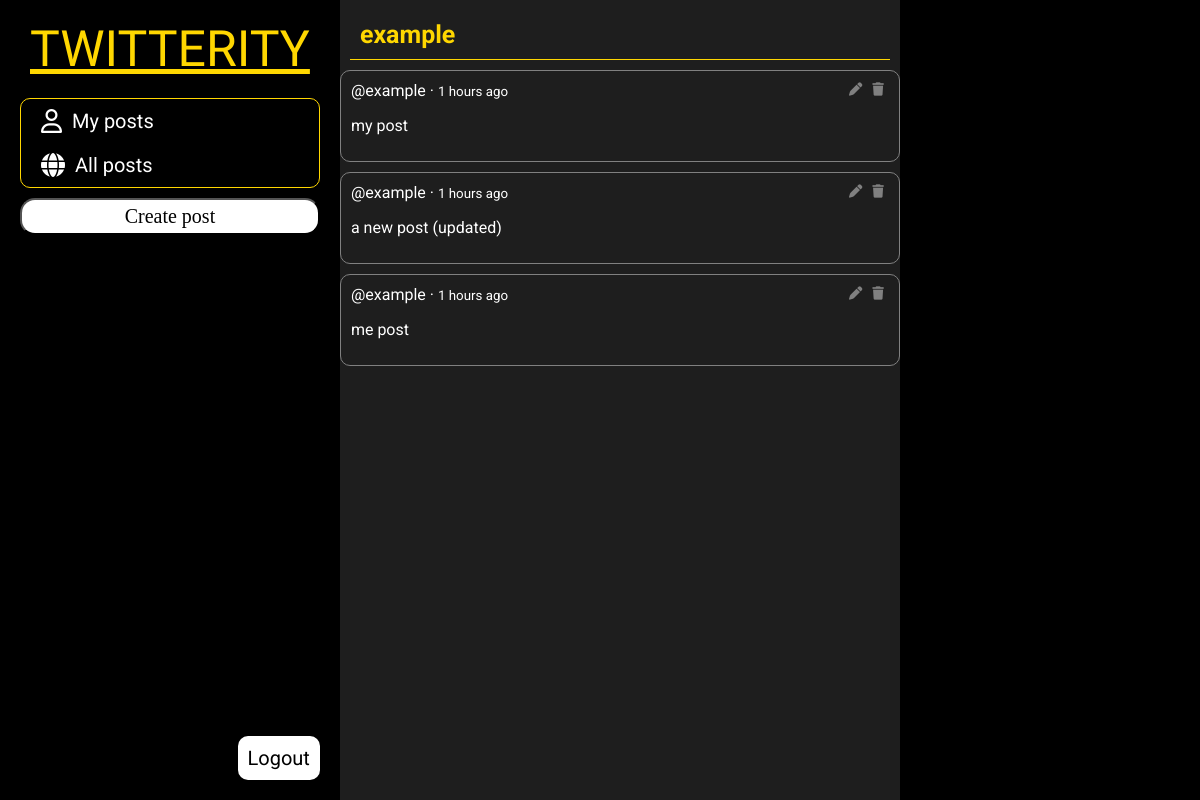
The app's page /dashboard (signed in) with its own data.
### tables this page shows
CREATE TABLE posts (
                id INTEGER PRIMARY KEY AUTOINCREMENT,
                user_id INTEGER NOT NULL,
                content TEXT NOT NULL,
                created_at DATETIME DEFAULT CURRENT_TIMESTAMP,
                FOREIGN KEY (user_id) REFERENCES users(id)
            );

### controllers/PageController.php (called while the page is built, shortened)
<?php
require_once __DIR__ . '/../classes/Auth.php';
require_once __DIR__ . '/PostController.php';
class PageController {
    public static function dashboard() {
        $userId = Auth::getCurrentUserId();
        $posts = PostController::getUserPosts($userId);
        View::renderWithLayout('partials/dashboard-content', [
            'posts' => $posts,
            'pageTitle' => 'My Posts',
            'includeFontAwesome' => true,
            'includeJQuery' => true,
            'includeScript' => true
        ]);
    }
}

### classes/Router.php (called while the page is built, shortened)
<?php
class Router {
    private static $routes = [];
    private static function addRoute($methods, $uri, $controller, $action) {
        if (!is_array($methods)) {
            $methods = [$methods];
        }
        foreach ($methods as $method) {
            self::$routes[$method][$uri] = [
                'controller' => $controller,
                'action' => $action
            ];
        }
    }
    public static function dispatch() {
        $method = $_SERVER['REQUEST_METHOD'];
        $uri = self::getUri();
        if (isset(self::$routes[$method][$uri])) {
            return self::executeRoute(self::$routes[$method][$uri]);
        }
    }
    private static function getUri() {
        $uri = $_SERVER['REQUEST_URI'];
        return $uri;
    }
    private static function executeRoute($route) {
        $controllerName = $route['controller'];
        if (strpos($controllerName, '::') !== false) {
            list($class, $method) = explode('::', $controllerName);
            if (class_exists($class) && method_exists($class, $method)) {
                return $class::$method();
            }
        }
    }
}

### index.php (called while the page is built, shortened)
<?php
require_once __DIR__ . '/classes/Environment.php';
require_once __DIR__ . '/classes/Database.php';
require_once __DIR__ . '/classes/Post.php';
require_once __DIR__ . '/classes/Auth.php';
require_once __DIR__ . '/classes/Router.php';
require_once __DIR__ . '/controllers/PostController.php';
require_once __DIR__ . '/controllers/PageController.php';
Router::dispatch();

### classes/Auth.php (called while the page is built, shortened)
<?php
class Auth {
    public static function getCurrentUserId() {
        return $_SESSION['userid'] ?? null;
    }
    public static function getCurrentUserName() {
        return $_SESSION['name'] ?? null;
    }
}

### classes/Environment.php (called while the page is built, shortened)
<?php
class Environment {
    private static $env = [];
    public static function load($filePath = '.env') {
        $lines = file($filePath, FILE_IGNORE_NEW_LINES | FILE_SKIP_EMPTY_LINES);
        foreach ($lines as $line) {
            if (strpos($line, '=') !== false) {
                list($key, $value) = explode('=', $line, 2);
                $key = trim($key);
                $value = trim($value);
                self::$env[$key] = $value;
            }
        }
    }
    public static function get($key, $default = null) {
        return self::$env[$key] ?? $default;
    }
}

### classes/Database.php (called while the page is built, shortened)
<?php
require_once __DIR__ . '/Environment.php';
class Database {
    private static $instance = null;
    private $connection;
    private $dbType;
    private $config;
    private function __construct() {
        $this->dbType = Environment::get('DB_TYPE', 'sqlite');
    }
    public static function getInstance() {
        if (self::$instance === null) {
            self::$instance = new self();
        }
        return self::$instance;
    }
    private function loadConfig() {
        if ($this->dbType === 'mysql') {
            $this->config = [
                'host' => Environment::get('DB_MYSQL_HOST', 'localhost'),
                'port' => Environment::get('DB_MYSQL_PORT', '3306'),
                'database' => Environment::get('DB_MYSQL_DATABASE', 'twitterity'),
                'username' => Environment::get('DB_MYSQL_USERNAME', 'root'),
                'password' => Environment::get('DB_MYSQL_PASSWORD', ''),
                'charset' => Environment::get('DB_MYSQL_CHARSET', 'utf8mb4')
            ];
        } else {
            $this->config = [
                'path' => Environment::get('DB_SQLITE_PATH', 'database.sqlite')
            ];
        }
    }
    private function connect() {
        try {
            if ($this->dbType === 'mysql') {
                $dsn = "mysql:host={$this->config['host']};port={$this->config['port']};dbname={$this->config['database']};charset={$this->config['charset']}";
                $this->connection = new PDO($dsn, $this->config['username'], $this->config['password']);
            } else {
                $sqlitePath = __DIR__ . '/../' . $this->config['path'];
                $this->connection = new PDO('sqlite:' . $sqlitePath);
            }
            $this->connection->setAttribute(PDO::ATTR_ERRMODE, PDO::ERRMODE_EXCEPTION);
            $this->connection->setAttribute(PDO::ATTR_DEFAULT_FETCH_MODE, PDO::FETCH_ASSOC);
        } catch (PDOException $e) {
            die("Error: Database connection failed. " . $e->getMessage());
        }
    }
    private function createSQLiteTables() {
        $this->connection->exec("
            CREATE TABLE IF NOT EXISTS users (
                id INTEGER PRIMARY KEY AUTOINCREMENT,
                name TEXT NOT NULL,
                email TEXT UNIQUE NOT NULL,
                password TEXT NOT NULL,
                created_at DATETIME DEFAULT CURRENT_TIMESTAMP
            )
        ");
        $this->connection->exec("
            CREATE TABLE IF NOT EXISTS posts (
                id INTEGER PRIMARY KEY AUTOINCREMENT,
                user_id INTEGER NOT NULL,
                content TEXT NOT NULL,
                created_at DATETIME DEFAULT CURRENT_TIMESTAMP,
                FOREIGN KEY (user_id) REFERENCES users(id)
            )
        ");
    }
    public function prepare($sql) {
        return $this->connection->prepare($sql);
    }
}

### classes/Post.php (called while the page is built, shortened)
<?php
require_once 'Database.php';
class Post {
    public static function getPostsByUserId($userId) {
        $db = Database::getInstance();
        $stmt = $db->prepare("SELECT * FROM posts WHERE user_id = ? ORDER BY created_at DESC");
        $stmt->execute([$userId]);
        return $stmt->fetchAll();
    }
    public static function calculateTimeAgo($datetime) {
        $now = new DateTime();
        $created_at = new DateTime($datetime);
        $diff = $now->diff($created_at);
        if ($diff->y > 0) {
            return $diff->y . ' years ago';
        } elseif ($diff->m > 0) {
            return $diff->m . ' months ago';
        } elseif ($diff->d > 0) {
            return $diff->d . ' days ago';
        } elseif ($diff->h > 0) {
            return $diff->h . ' hours ago';
        } elseif ($diff->i > 0) {
            return $diff->i . ' minutes ago';
        } elseif ($diff->s > 0) {
            return $diff->s . ' seconds ago';
        }
        return 'just now';
    }
}

### controllers/PostController.php (called while the page is built, shortened)
<?php
require_once __DIR__ . '/../classes/Post.php';
require_once __DIR__ . '/../classes/Auth.php';
class PostController {
    public static function getUserPosts($userId) {
        return Post::getPostsByUserId($userId);
    }
}

### views/partials/dashboard-content.php (the view, shortened to what this page needs)
<div class="wrapper">
    <div class="aside-1">
        <div class="aside-1-1">
            <div class="header">
                <a href="/dashboard" class="logo">Twitterity</a>
                <nav class="navbar">
                    <a href="/dashboard"><i class="fa-regular fa-user"></i>My posts</a>
                    <a href="/posts"><i class="fa-solid fa-globe"></i>All posts</a>
                </nav>
                <div class="crtpost" id="createPost"><button>Create post</button></div>
                <span class="logout"><a href="/logout">Logout</a></span>
            </div>
        </div>
    </div>
    <div class="main">
        <div class="welcome"><?php echo Auth::getCurrentUserName();?></div>
        <div class="vievpost">
            <div class="postlist">
                <?php if (!empty($posts)): ?>
                    <?php foreach ($posts as $post): ?>
                        <div class="vievpostitem" id="post-<?php echo $post['id']; ?>">
                            <div class="post-actions">
                                <button class="btn-delete" onclick="deletePost(<?php echo $post['id']; ?>)"><i class="fa-solid fa-trash"></i></button>
                                <button class="btn-edit" onclick="editPost(<?php echo $post['id']; ?>)"><i class="fa-solid fa-pen"></i></button>
                                <?php $time_ago = Post::calculateTimeAgo($post['created_at']); ?>
                                <?php echo '@' . Auth::getCurrentUserName() . ' &middot ' . '<small>' . $time_ago . '</small>' ?>
                                <p><?php echo htmlspecialchars($post['content']); ?></p>
                            </div>
                        </div>
                    <?php endforeach; ?>
                <?php else: ?>
                    <p class="no-posts">You have no posts yet</p>
                <?php endif; ?>
            </div>
        </div>
    </div>
    <div class="aside-2"></div>
</div>

### css/style.css (style rules this page uses)
html { font-family: Roboto, sans-serif; }
body { margin: 0; }
.wrapper { display: flex; flex-flow: row nowrap; height: 100vh; }
.wrapper > * { padding: 10px; flex: 1; }
.aside-1 { background: black; }
.main { background: #1e1e1e; padding: 0; }
.aside-2 { background: black; }
@media all and (min-width: 600px) { .aside-1 { flex: 1 1 0; } }
@media all and (min-width: 600px) { .aside-2 { flex: 1 1 0; } }
@media all and (min-width: 800px) { .main { flex: 2 1 0; } }
@media all and (min-width: 800px) { .aside-1 { order: 1; } }
@media all and (min-width: 800px) { .main { order: 2; } }
@media all and (min-width: 800px) { .aside-2 { order: 3; } }
.aside-1-1 { display: flex; justify-content: flex-end; height: 100%; }
.header { position: relative; padding: 10px 10px; }
.logo { font-family: jaro, sans-serif; color: #ffd700; text-transform: uppercase; font-size: 50px; padding: 10px 10px; margin-bottom: 20px; }
.navbar { display: flex; flex-direction: column; justify-content: space-around; border: 1px #ffd700 solid; gap: 10px; margin-top: 20px; padding: 5px 10px; border-radius: 10px; }
.navbar a { display: flex; align-items: center; gap: 10px; color: white; text-decoration: none; font-size: 20px; padding: 5px 10px; transition: all 0.3s ease; }
.navbar i { font-size: 24px; }
.crtpost { font-size: 20px; margin-top: 10px; text-align: center; cursor: pointer; }
.crtpost button { display: block; width: 100%; font-size: 20px; font-family: tim; padding: 5px; text-decoration: none; color: black; background: white; border-radius: 15px; }
.logout { background: white; padding: 10px 10px; border-radius: 10px; position: absolute; bottom: 10px; right: 10px; font-size: 20px; }
.logout a { color: black; text-decoration: none; }
.welcome { text-transform: initial; font-size: 25px; font-weight: bold; padding: 10px 10px; border-bottom: 1px solid #ffd700; color: #ffd700; margin: 10px; }
.post-actions { color: white; }
.vievpostitem { border: 1px solid grey; border-radius: 10px; padding: 10px; margin-bottom: 10px; }
.btn-edit { float: right; padding: 1px 5px; background: none; border: none; cursor: pointer; color: grey; }
.btn-delete { float: right; padding: 1px 5px; background: none; border: none; cursor: pointer; color: grey; }

### records on screen
posts: created_at "1 hours ago", content "my post"
posts: created_at "1 hours ago", content "a new post (updated)"
posts: created_at "1 hours ago", content "me post"

### other values on screen
Auth::getCurrentUserName() "example"
